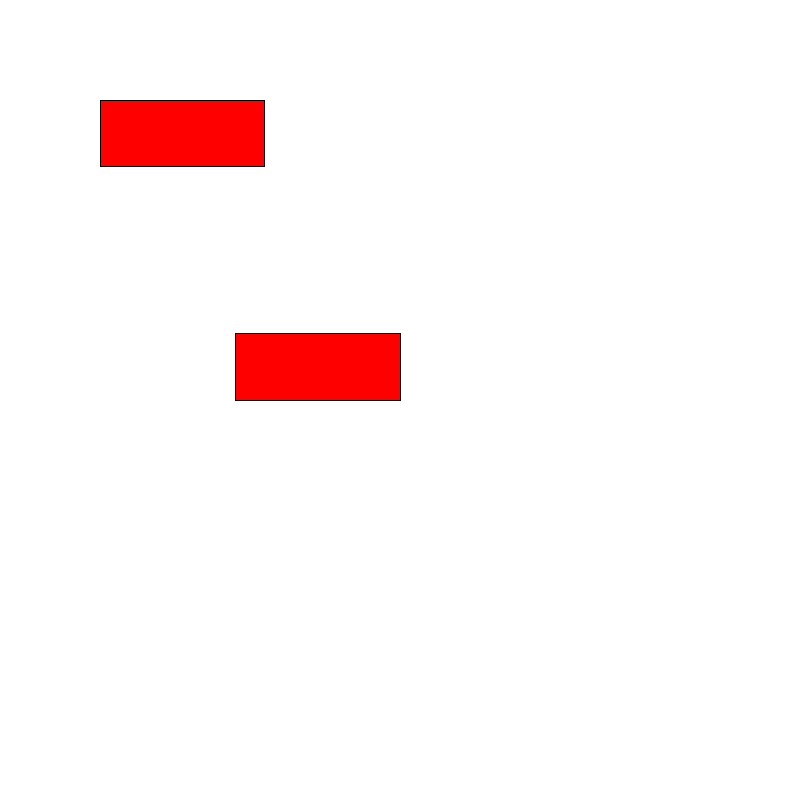
Frame 1 (no input)
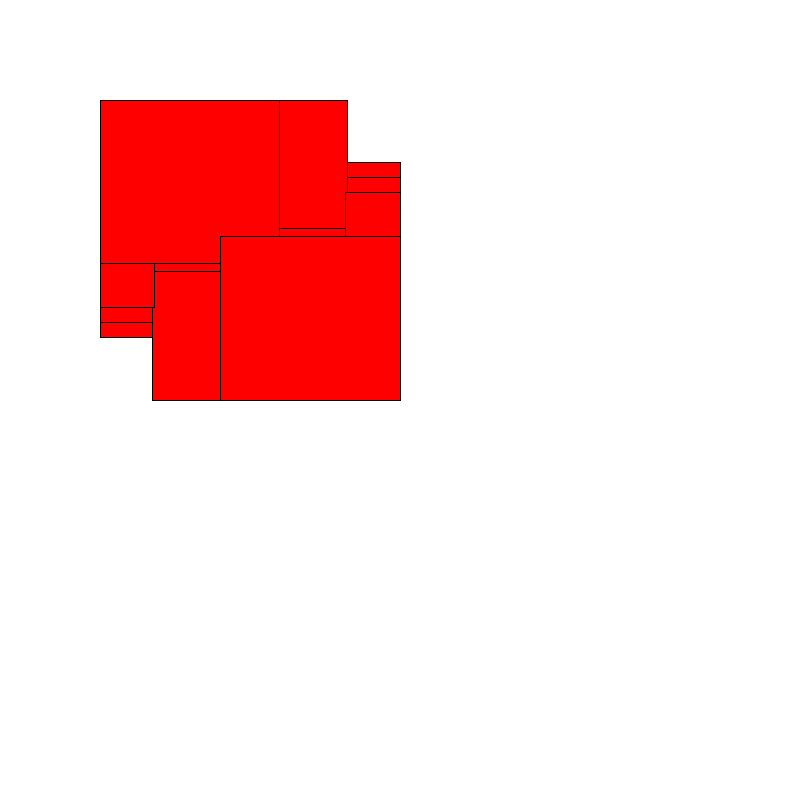
Frame 60 (the mouse pressed at the canvas centre just before this capture)
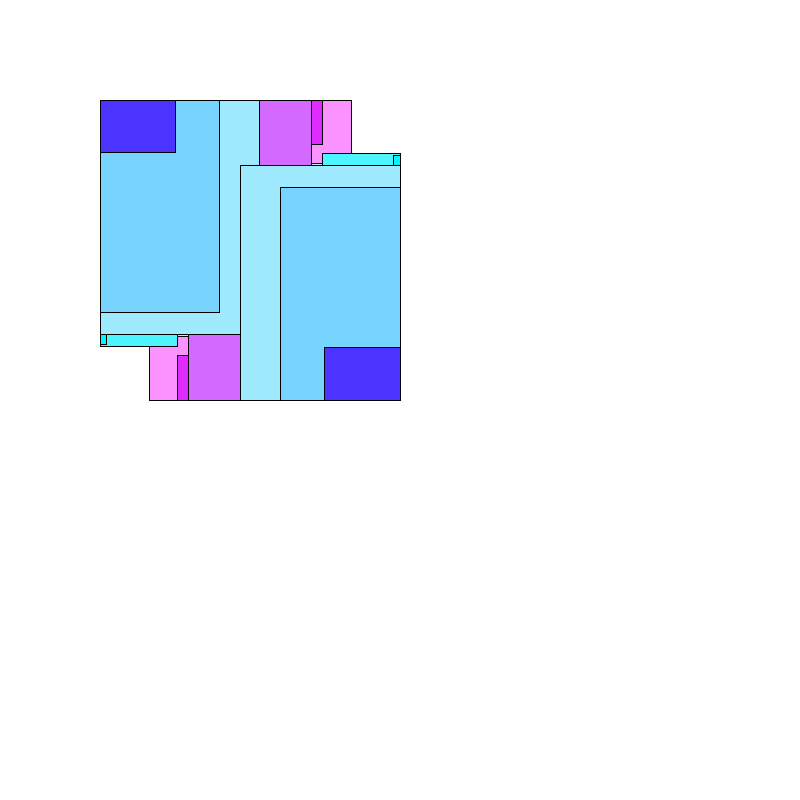
Frame 120 (the mouse held since frame 60 and released just before this capture)

The Processing sketch that drew these frames (run headless with seeded random() and noise(); from frame 60 on, the mouse is pressed at the canvas centre):

// Processing sketch: if_Statement
// ── if_Statement.pde
void setup()
{

size(800,800);
background(255,255,255);
frameRate(10);


}

void draw()

{
  
  
  
  float r=random(0,255);
  float e=random(0,255);
  


  
  
if(mousePressed) {
  fill(r,e,255);
} else {
  fill(255,0,0);
}

  rect(100,100,r,e);
  

  
if(mousePressed) {
  fill(r,e,255);
} else {
  fill(255,0,0);
}

  rect(400,400,-r,-e);
  


}
